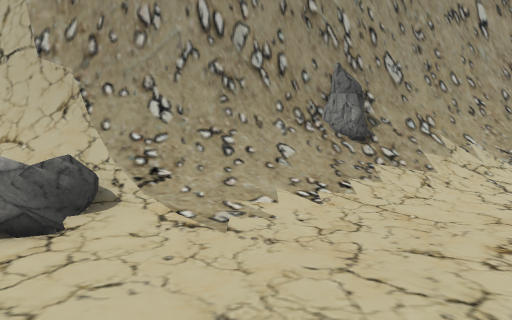
View 1 (above)

23 first-person views from a walk through a 3-D level made in the Unity game engine. The camera is 1.5 m above the floor, tilts 2° down and sees 70° across. The floor is counted in squares, 2 m on a side. Each view is taken from the middle of a square. On the plan, view 1 faces up. The plan holds only what a view shows up to about 11 squares ahead; the rest is blank. The place goes on beyond the plan. Some surface patterns are stand-ins.

View 2
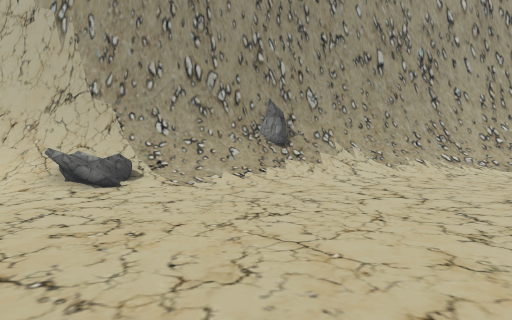

View 3
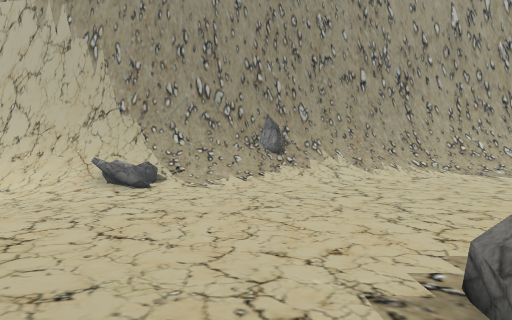

View 4
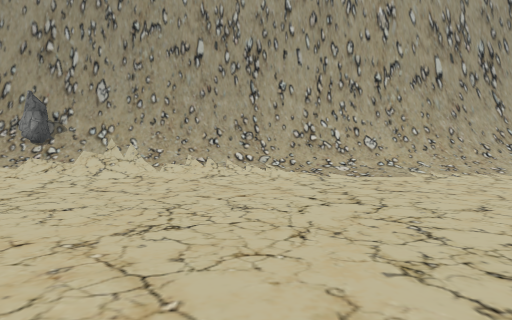

View 5
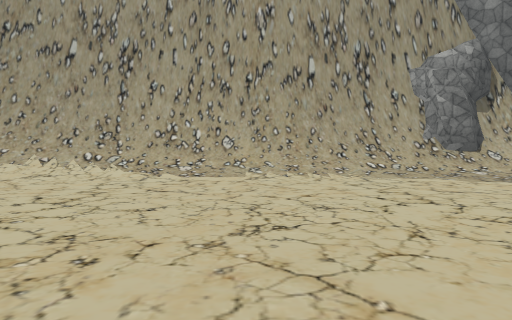

View 6
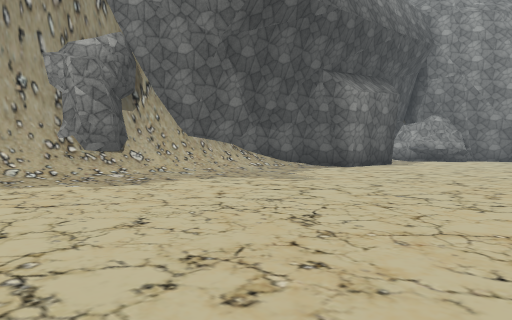

View 7
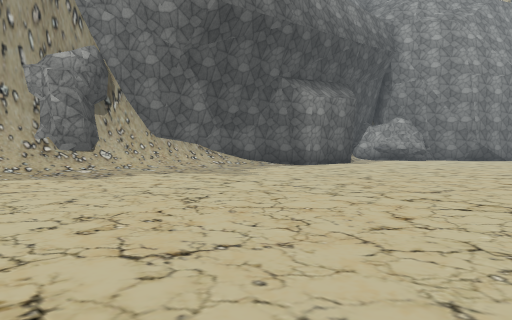

View 8
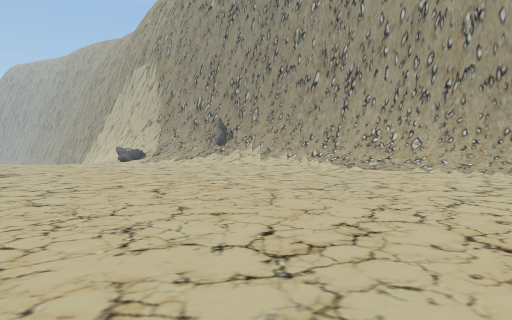

View 9
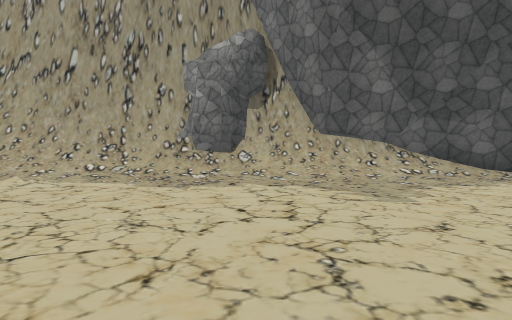

View 10
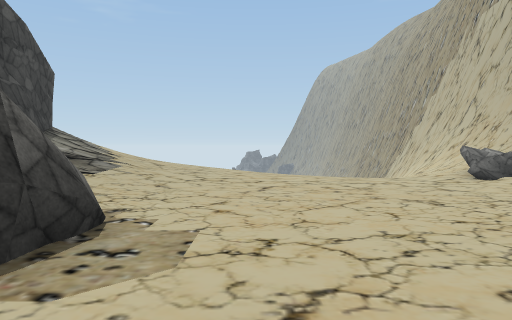

View 11
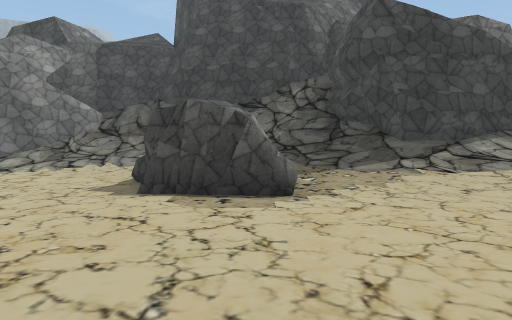

View 12
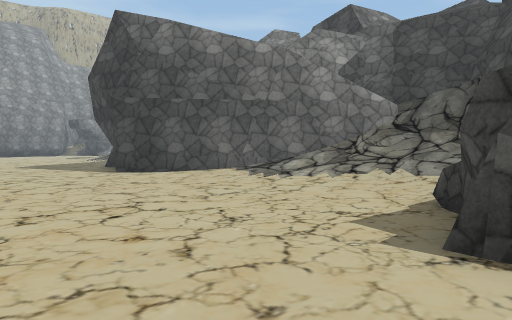

View 13
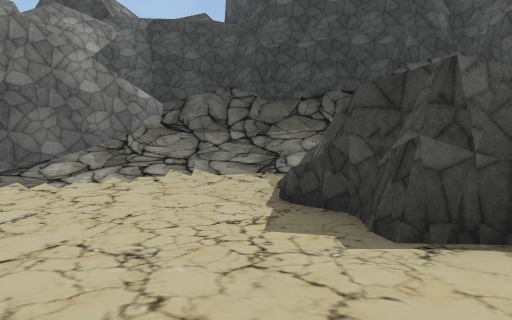

View 14
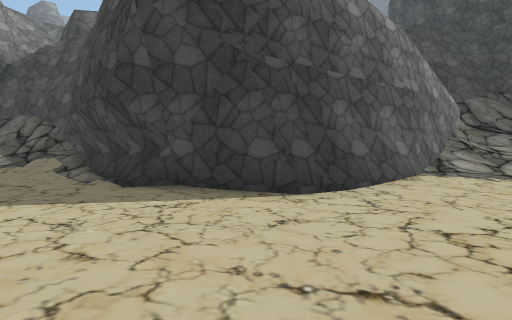

View 15
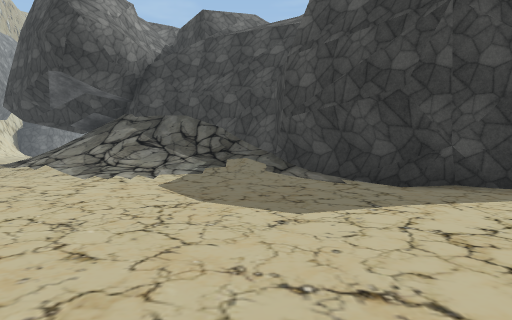

View 16
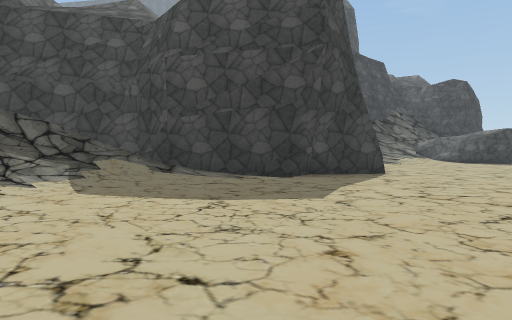

View 17
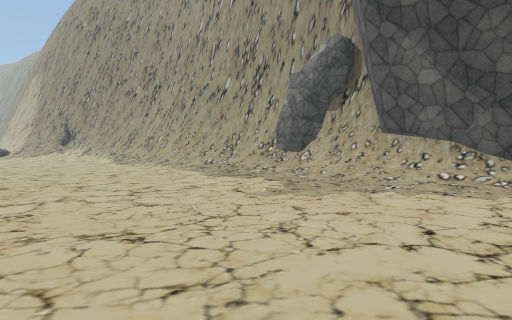

View 18
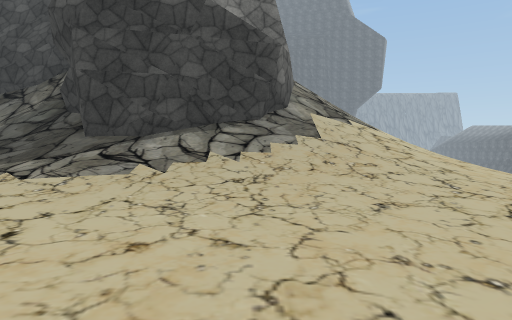

View 19
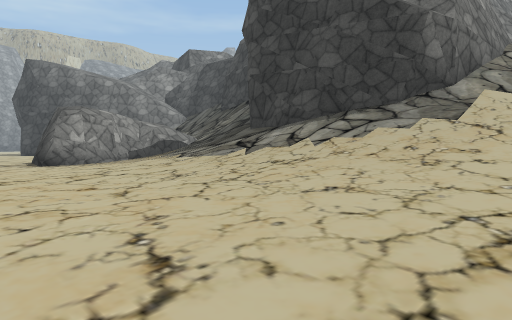

View 20
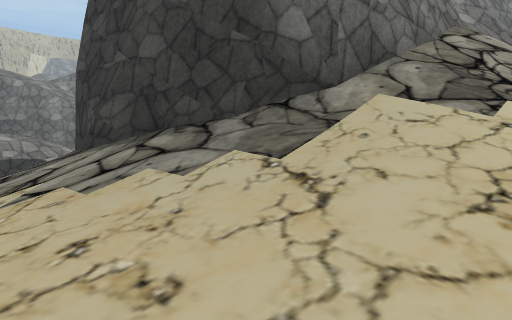

View 21
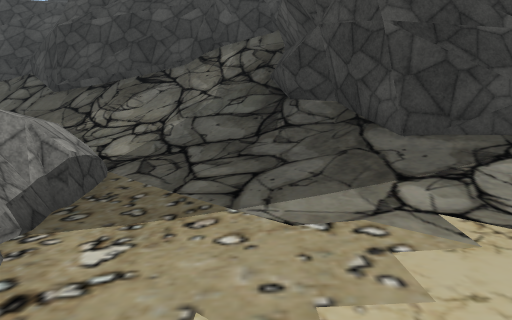

View 22
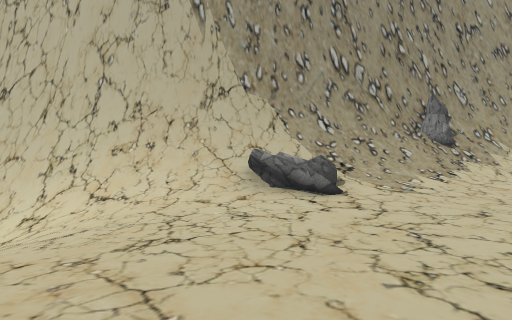

View 23
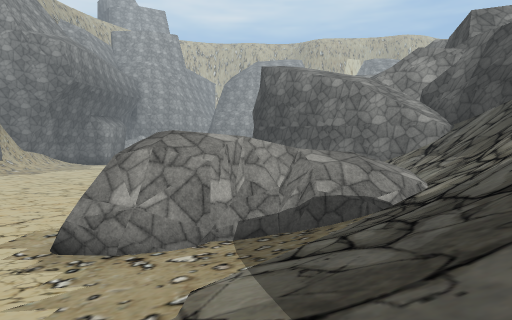

### Floor plan
Key: @ floor where view 1 was taken; # wall or solid block; . main floor; : floor 0.5 m higher than the main floor; - floor 0.5 m lower than the main floor; + floor 0.75 m higher than the main floor; _ floor 0.75 m lower than the main floor; * floor 1.25 m higher than the main floor; % floor 2.5 m higher than the main floor; / step, stairs or slope; = window, fence, low wall or low ledge; ^ raised ledge; R rock.
Columns run from 7 left of view 1 to 24 right of it. Each row starts with its distance up from view 1.
  8            ^^^####^^###########
  7        ^^#^^#==///==//////////##
  6    ^#^^^#R////:...:.............
  5 ^^^^##=///:....................
  4 ==/////:.......................
  3 ///.R/..........................
  2 /_-.............................
  1  _-.............................
  0   .....@........................
 -1 _-..............................
 -2 -...............................
 -3 ................................
 -4 ..::::....###...................
 -5 :++++++::.###...................
 -6 ++/**//++:###........###........
 -7 /////##///=%/....../## ###......
 -8 ///#####/////::::::##    ##.....
 -9 //##   #///////++/##      #/::::
-10 //#    #/////////##       ##////
-11  /#    #/####///###        ##///
-12  /#    ###  ##//##          ##
-13              ####
-14   ##

Where each view was taken, in squares from view 1:
view 1: 0 up, 0 right, facing up
view 2: 4 down, 1 right, facing up
view 3: 6 down, 1 right, facing up
view 4: 3 down, 7 right, facing up
view 5: 3 down, 11 right, facing up
view 6: 2 down, 13 right, facing up-right
view 7: 4 down, 13 right, facing up-right
view 8: 5 down, 15 right, facing up-left
view 9: 2 down, 18 right, facing up
view 10: 2 down, 6 right, facing left
view 11: 2 up, 3 right, facing down
view 12: 1 down, 4 right, facing down-right
view 13: 1 down, 6 right, facing down
view 14: 0 up, 15 right, facing down
view 15: 0 up, 20 right, facing down
view 16: 1 down, 24 right, facing down-left
view 17: 1 down, 24 right, facing up-left
view 18: 0 up, 4 left, facing down
view 19: 1 down, 7 left, facing down-right
view 20: 5 down, 7 left, facing down-right
view 21: 3 down, 1 right, facing down
view 22: 3 down, 3 left, facing up
view 23: 6 down, 2 left, facing right
